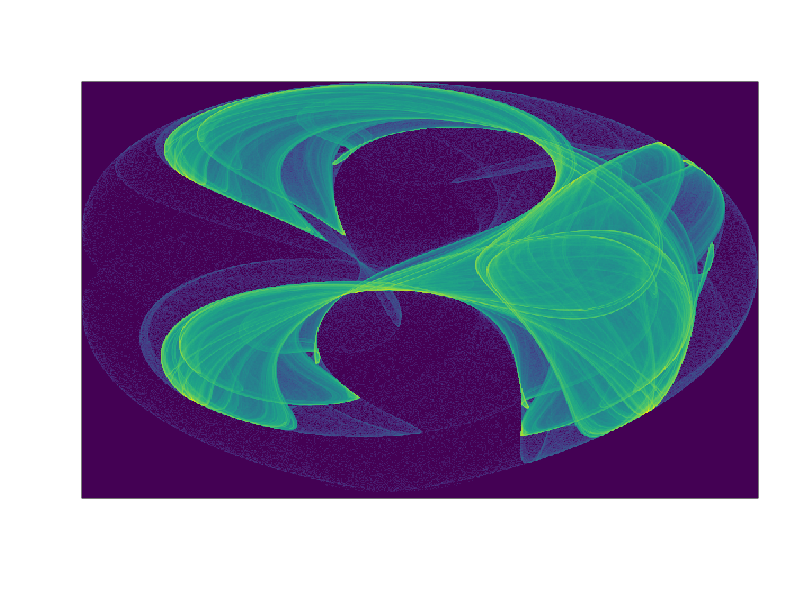
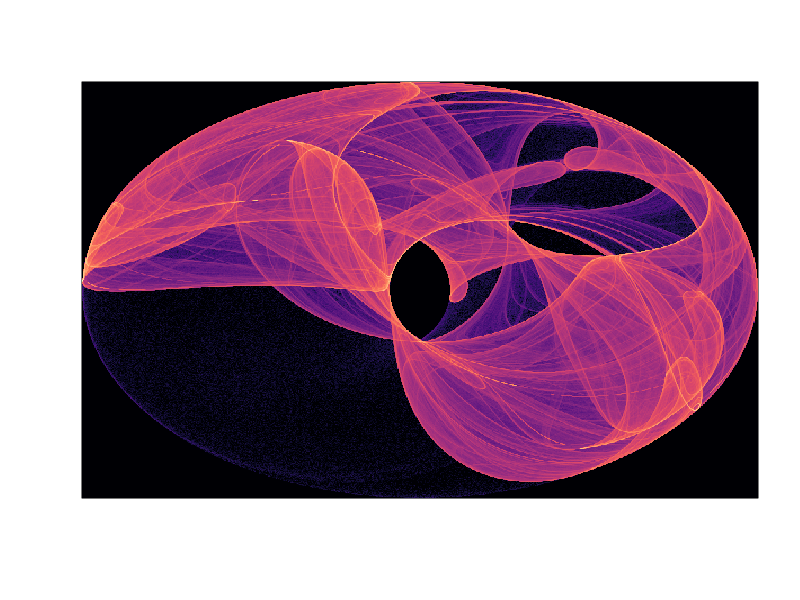
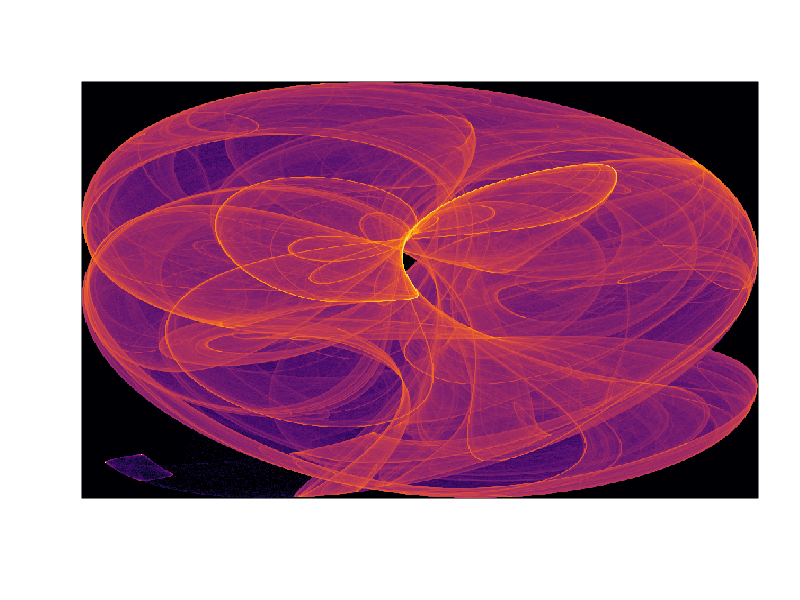
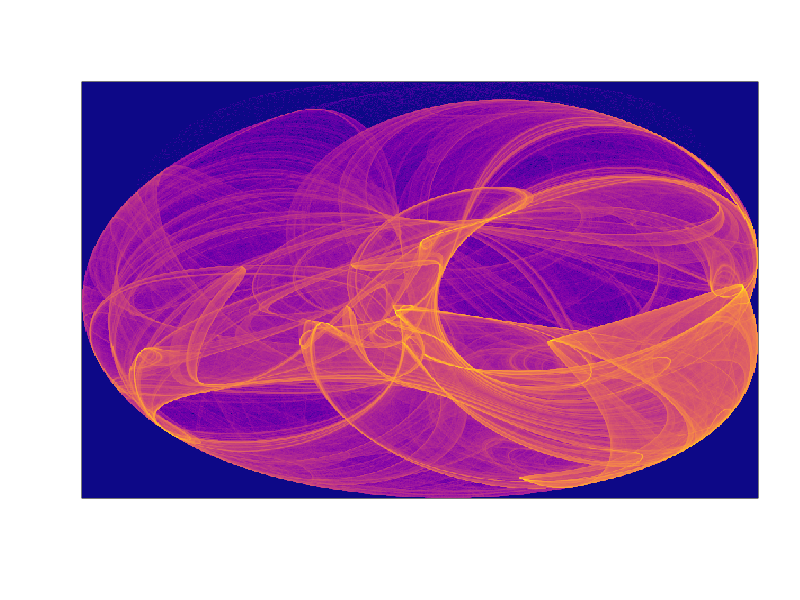

These charts were generated, in order, by the following R code:
# Cliffors Attractors

# xn+1 = sin(a yn) + c cos(a xn)
# yn+1 = sin(b xn) + d cos(b yn)

# http://paulbourke.net/fractals/clifford/
# https://github.com/petewerner/misc/blob/master/attractor.R
# https://es.wikipedia.org/wiki/Atractor

library(compiler)
library(viridis)

mapxy <- function(x, y, xmin, xmax, ymin=xmin, ymax=xmax) {
  sx <- (width - 1) / (xmax - xmin)
  sy <- (height - 1) / (ymax - ymin)
  row0 <- round( sx * (x - xmin) )
  col0 <- round( sy * (y - ymin) )
  col0 * height + row0 + 1
}

clifford <- function(x,y) {
  ac <- abs(c)+1
  ad <- abs(d)+1
  nidxs <- length(mat)
  counts <- integer(length=nidxs)
  for (i in 1:npoints) {
    xt <- sin(a * y) + c * cos(a * x)
    yt <- sin(b * x) + d * cos(b * y)
    x <- xt
    y <- yt
    idxs <- mapxy(x, y, -ac, ac, -ad, ad)
    counts <- counts + tabulate(idxs, nbins=nidxs)
  }
  mat <<- mat + counts
}

npoints <- 1000
n <- 100000
width <- 600
height <- 600

#make some random points
rsamp <- matrix(runif(n * 2, min=-2, max=2), nr=n)

setCompilerOptions(suppressAll=TRUE)
mapxy <- cmpfun(mapxy)
clifford <- cmpfun(clifford)

# 0
a <- -1.4
b <- 1.6
c <- 1.0
d <- 0.7

cvec <- viridis(100)

mat <- matrix(0, nr=height, nc=width)
clifford(rsamp[,1], rsamp[,2])
dens <- log(mat + 1)/log(max(mat))
par(mar=c(0, 0, 0, 0))

png(filename = "clifford0.png", width = 1200, height = 1200, pointsize = 0.1)
image(t(dens), col=cvec, useRaster=T, xaxt='n', yaxt='n')
dev.off()

# 1
a <- 1.7
b <- 1.7
c <- 0.6
d <- 1.2

cvec <- magma(100)

mat <- matrix(0, nr=height, nc=width)
clifford(rsamp[,1], rsamp[,2])
dens <- log(mat + 1)/log(max(mat))
par(mar=c(0, 0, 0, 0))

png(filename = "clifford1.png", width = 1200, height = 1200, pointsize = 0.1)
image(t(dens), col=cvec, useRaster=T, xaxt='n', yaxt='n')
dev.off()

# 2
a <- 1.5
b <- -1.8
c <- 1.6
d <- 0.9

cvec <- inferno(100)

mat <- matrix(0, nr=height, nc=width)
clifford(rsamp[,1], rsamp[,2])
dens <- log(mat + 1)/log(max(mat))
par(mar=c(0, 0, 0, 0))

png(filename = "clifford2.png", width = 1200, height = 1200, pointsize = 0.1)
image(t(dens), col=cvec, useRaster=T, xaxt='n', yaxt='n')
dev.off()

# 3
a <- -1.8
b <- -2.0
c <- -0.5
d <- -0.9

cvec <- plasma(100)

mat <- matrix(0, nr=height, nc=width)
clifford(rsamp[,1], rsamp[,2])
dens <- log(mat + 1)/log(max(mat))
par(mar=c(0, 0, 0, 0))

png(filename = "clifford3.png", width = 1200, height = 1200, pointsize = 0.1)
image(t(dens), col=cvec, useRaster=T, xaxt='n', yaxt='n')
dev.off()
